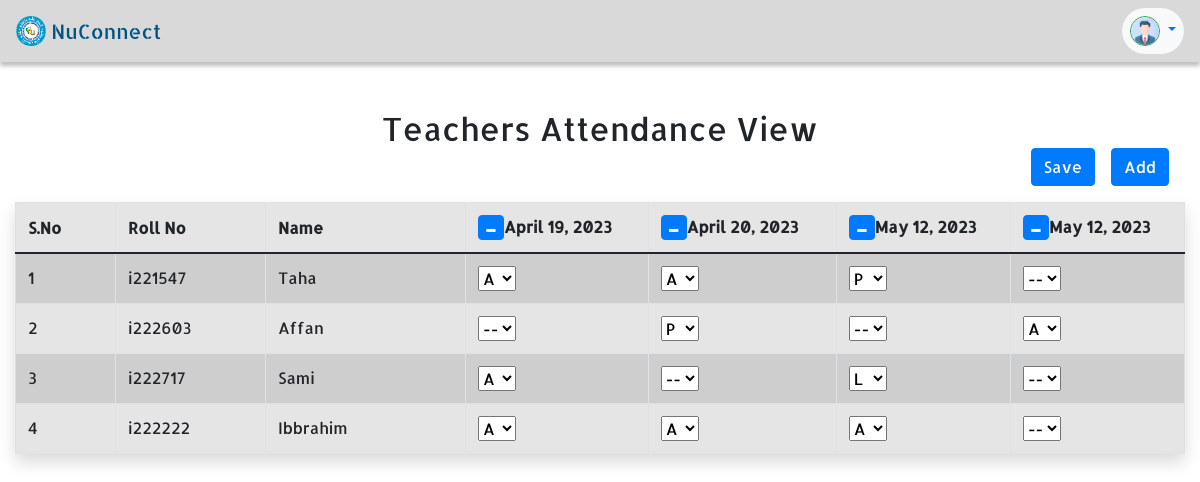
The page /attendance/ on the database its author committed.
### Attendance/models.py (models this page shows)
class Date(models.Model):
    date = models.DateField()

class Student(models.Model):
    Name = models.CharField(max_length=150)
    RollNo = models.CharField(max_length=150)

class Attendance(models.Model):
    date = models.ForeignKey(Date, on_delete=models.CASCADE)
    student = models.ForeignKey(Student, on_delete=models.CASCADE)
    attendance = models.CharField(max_length=1)

### Attendance/views.py (the view)
# urls.py: path('', views.main , name='home'),
def main(request):
    students = Student.objects.all()
    dates = Date.objects.all()
    rows = []
    serialNo=0
    for aStudent in students:
        serialNo += 1
        AttendanceForOneStudent = []
        for aDate in dates:
            aAttendance = Attendance.objects.filter(student=aStudent, date=aDate).first()
            AttendanceForOneStudent.append(aAttendance.attendance)
        aRow = {
                'SNo': serialNo,
                'name': aStudent.Name,
                'rollNo': aStudent.RollNo,
                'attendanceList' : AttendanceForOneStudent,
        }
        rows.append(aRow)
    context = {
        'dates' : dates,
        'rows': rows,
        'date': date.today()
    }
    return render(request, 'attendance_page.html', context)

### templates/attendance_page.html (shortened to what this page needs)
{% extends 'base.html' %}
{% block body %}
<div class="container mt-5" style="max-width: 2000px;" style=>
    <h2 class="text-center mb-3 mb-md-0 me-md-auto link-body-emphasis">Teachers Attendance View</h2>
    <button id="Adding_a_Column" style="float: right;" class='mb-3 mr-3 btn btn-primary ml-auto'>Add</button>
    <button id="Saving_Everything" style="float: right;" class='mb-3 mr-3 btn btn-primary ml-auto'>Save</button>
    <table class="table table-striped mt-3 table-rounded table-bordered shadow" style="background-color: rgb(229, 229, 229);" id = 'Attendance_Sheet'>
        <colgroup>
            <col style="width: 100px;">
            <col style="width: 150px;">
            <col style="width: 200px;">
        </colgroup>
        <thead>
            <tr>
                <th> S.No </th>
                <th>Roll No</th>
                <th>Name</th>
                {% for date in dates %}
                    <th id="Date_Heading_{{forloop.counter}}">
                        <button id="Delete_Button_{{forloop.counter}}" style="float: left; height:25px; width:10px; display:flex; justify-content:center; align-items:center; font-size: 30px;" class='btn btn-primary ml-auto'>-</button>
                        <div id ="TheDate">{{date.date}}</div>
                    </th>
                {% endfor %}
            </tr>
        </thead>
        <tbody>
            {% for row in rows %}
            <tr>
                <td>{{row.SNo}}</td>
                <td>{{row.rollNo}}</td>
                <td>{{row.name}}</td>
                {% for aAttendance in row.attendanceList %}
                    <td>
                    <select id='drop_down_attendance{{forloop.counter}}'>
                        {% if aAttendance == "--" %}
                            <option value="--" selected>--</option>
                        {% elif aAttendance == "A" %}
                            <option value="absent" selected>A</option>
                        {% elif aAttendance == "P" %}
                            <option value="present" selected>P</option>
                        {% else %}
                            <option value="late" selected>L</option>
                        {% endif %}
                    </select>
                    </td>
                {% endfor %}
            </tr>
            {% endfor %}
        </tbody>
    </table>
</div>
{% endblock body %}

### static/style.css (style rules this page uses)
body { font-family: Allerta; }

### rows shown on the page
Date: date "April 19, 2023"
Date: date "April 20, 2023"
Date: date "May 12, 2023"
Date: date "May 12, 2023"
Student: rollNo "i221547", name "Taha"
Attendance: attendance "--"
Student: rollNo "i222603", name "Affan"
Attendance: attendance "--"
Attendance: attendance "--"
Student: rollNo "i222717", name "Sami"
Attendance: attendance "--"
Attendance: attendance "--"
Student: rollNo "i222222", name "Ibbrahim"
Attendance: attendance "--"

### other values the page prints
{{ row.SNo }} "1" "2" "3" "4"
